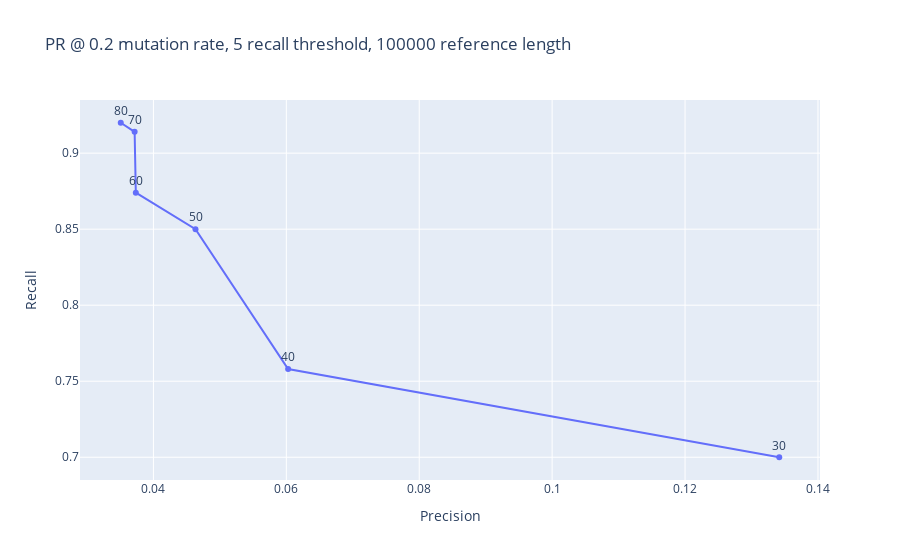
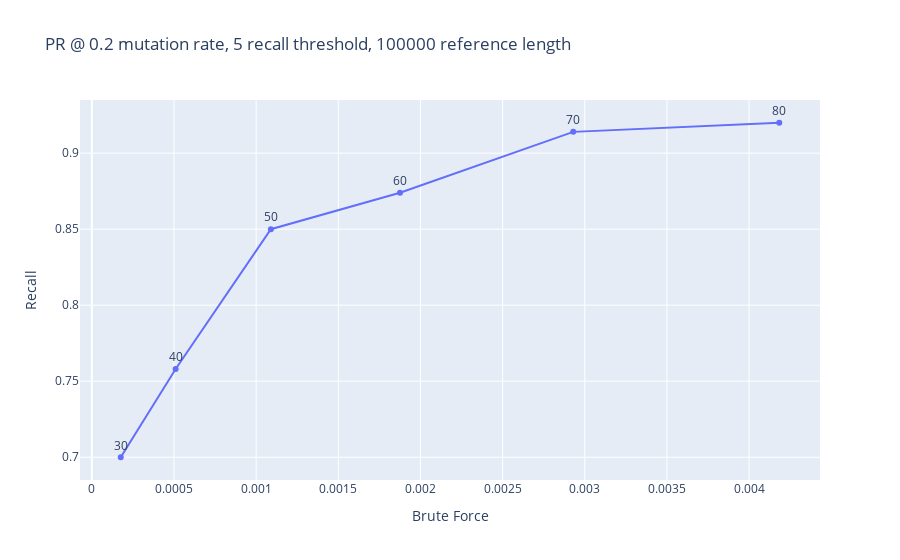

Notebook code cell kept with these figures, in order:
### Code cell
fig = go.Figure()
keys = list(precisions.keys())
fig.add_trace(
    go.Scatter(x=list(precisions.values()), y=list(recalls.values()), text=keys, mode="lines+markers+text")
)
fig.update_traces(textposition="top center")
fig.update_layout(
    title=f"PR @ {mutation_rate} mutation rate, {recall_distance} recall threshold, {N} reference length",
    xaxis_title="Precision",
    yaxis_title="Recall",
)
fig.show()

fig = go.Figure()
keys = list(precisions.keys())
fig.add_trace(
    go.Scatter(x=list(brute_force.values()), y=list(recalls.values()), text=keys, mode="lines+markers+text")
)
fig.update_traces(textposition="top center")
fig.update_layout(
    title=f"PR @ {mutation_rate} mutation rate, {recall_distance} recall threshold, {N} reference length",
    xaxis_title="Brute Force",
    yaxis_title="Recall",
)
fig.show()

### Figure 1 — Plotly figure (JSON) as saved in the notebook; plotly's stock layout.template omitted (floating-point values rounded to 4 significant figures)
{"data": [{"mode": "lines+markers+text", "text": ["30", "40", "50", "60", "70", "80"], "textposition": "top center", "type": "scatter", "x": [0.1342, 0.06027, 0.04633, 0.03735, 0.03717, 0.03509], "y": [0.7, 0.758, 0.85, 0.874, 0.914, 0.92]}], "layout": {"title": {"text": "PR @ 0.2 mutation rate, 5 recall threshold, 100000 reference length"}, "xaxis": {"title": {"text": "Precision"}}, "yaxis": {"title": {"text": "Recall"}}}}

### Figure 2 — Plotly figure (JSON) as saved in the notebook; plotly's stock layout.template omitted (floating-point values rounded to 4 significant figures)
{"data": [{"mode": "lines+markers+text", "text": ["30", "40", "50", "60", "70", "80"], "textposition": "top center", "type": "scatter", "x": [0.0001761, 0.0005101, 0.00109, 0.001875, 0.00293, 0.004184], "y": [0.7, 0.758, 0.85, 0.874, 0.914, 0.92]}], "layout": {"title": {"text": "PR @ 0.2 mutation rate, 5 recall threshold, 100000 reference length"}, "xaxis": {"title": {"text": "Brute Force"}}, "yaxis": {"title": {"text": "Recall"}}}}
